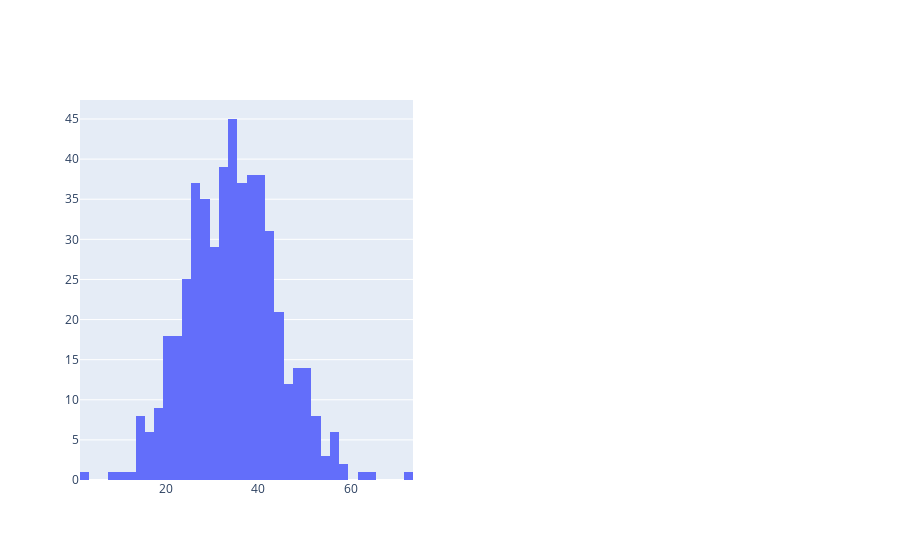

Notebook code cell kept with this figure:
### Code cell
fig = make_subplots(rows=1, cols=2)

fig.add_trace(
    go.Histogram(x=dados['idade']),
    row=1, col=1
)

fig.show()

### Figure 1 — Plotly figure (JSON) as saved in the notebook; plotly's stock layout.template omitted (floating-point values rounded to 4 significant figures; data arrays with more than 128 entries replaced by an {"elided": "..."} marker saying what was removed)
{"data": [{"type": "histogram", "x": {"elided": "500 int values"}, "xaxis": "x", "yaxis": "y"}], "layout": {"xaxis": {"anchor": "y", "domain": [0, 0.45]}, "xaxis2": {"anchor": "y2", "domain": [0.55, 1]}, "yaxis": {"anchor": "x", "domain": [0, 1]}, "yaxis2": {"anchor": "x2", "domain": [0, 1]}}}
